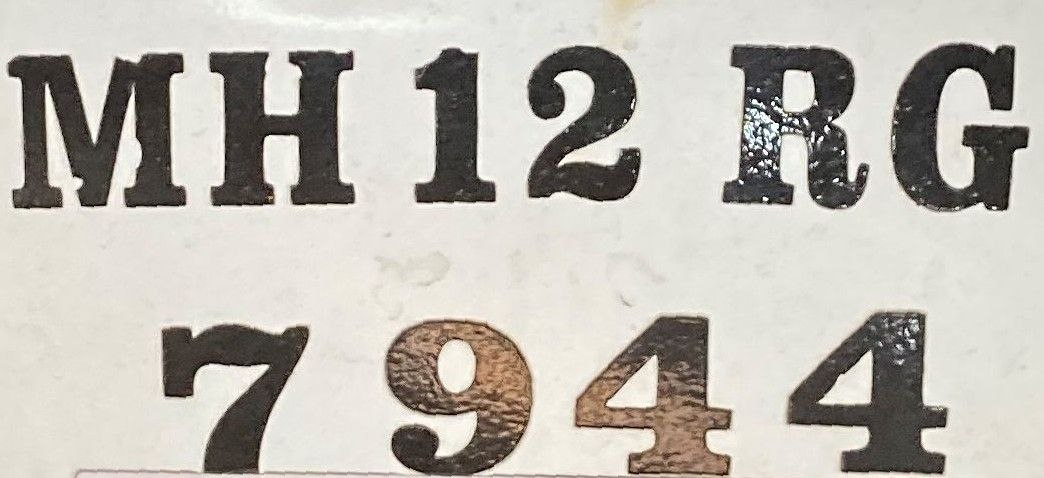
#> input picture cr_img.jpg, 1044 x 478 px
$ jupyter execute --allow-errors ch_ex.ipynb   (older library calls are emulated)
#> lines starting #> are read from the running program, lines starting #| are printed output that depends on the picture; after the words box and inside, x2 and y2 are one past the last pixel; in counts of white or black regions, pixels touching at a corner belong together
[cell 1]
import cv2
import os
import numpy as np
import matplotlib.pyplot as plt
import skimage

[cell 2]
# point to license plate image (works well with custom crop function)
gray = cv2.imread("cr_img.jpg", 0)
#> gray: shape (478, 1044); min 0, max 255, mean 185.3
cv2.imshow("input", gray)
cv2.waitKey(0)
gray = cv2.resize(gray, None, fx = 1, fy = 1, interpolation = cv2.INTER_CUBIC)
blur = cv2.GaussianBlur(gray, (5,5), 0)
gray = cv2.medianBlur(gray, 3)
# perform otsu thresh (using binary inverse since opencv contours work better with white text)
ret, thresh = cv2.threshold(blur, 0, 255, cv2.THRESH_OTSU | cv2.THRESH_BINARY_INV)
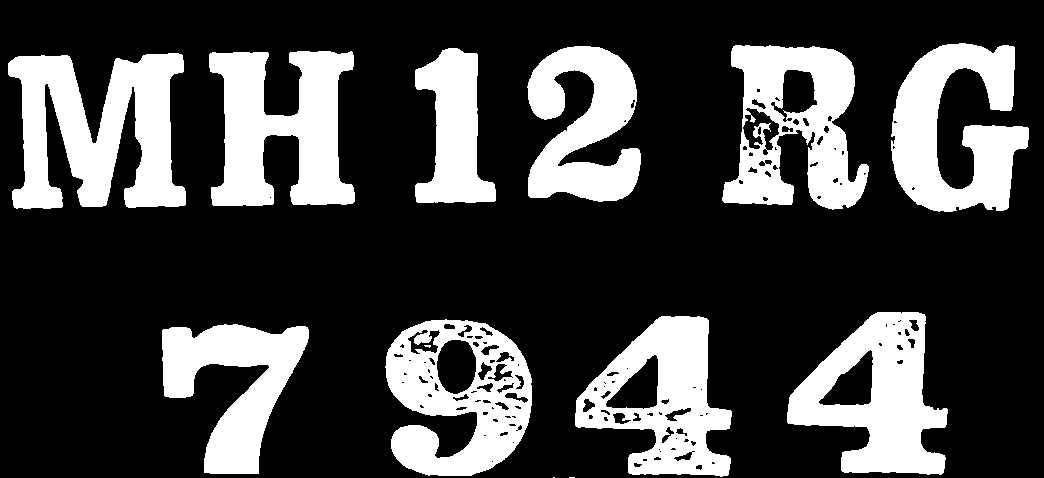
#> thresh: shape (478, 1044); 26% white; 13 white regions (3 under 20 px), largest, box (x1, y1, x2, y2) and area: (8, 53, 186, 209) 17430, (209, 51, 355, 206) 14579, (787, 312, 948, 475) 14160
#> ret = 148
cv2.imshow("Threshold", thresh)
cv2.waitKey(0)

[cell 3]
rect_kern = cv2.getStructuringElement(cv2.MORPH_RECT, (3,3))

# apply dilation
dilation = cv2.dilate(thresh, rect_kern, iterations = 1)
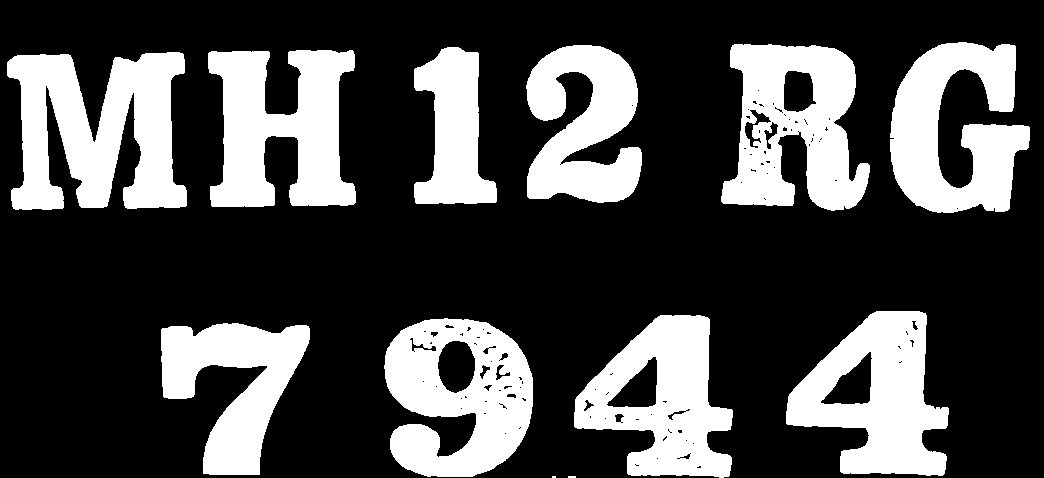
#> dilation: shape (478, 1044); 28.7% white; 12 white regions (2 under 20 px)
cv2.imshow("dilation", dilation)
cv2.waitKey(0)
# find contours

[cell 4]
# find contours
try:
    contours, hierarchy = cv2.findContours(dilation, cv2.RETR_TREE, cv2.CHAIN_APPROX_SIMPLE)
#> contours = 144 contours, 112 with area under 20; largest, box (x1, y1, x2, y2) and area: (7, 52, 187, 210) 18300, (384, 318, 533, 477) 17460, (721, 44, 870, 211) 16768, (786, 311, 949, 476) 16442, (574, 315, 733, 478) 15872
except:
    ret_img, contours, hierarchy = cv2.findContours(dilation, cv2.RETR_TREE, cv2.CHAIN_APPROX_SIMPLE)
sorted_contours = sorted(contours, key=lambda ctr: cv2.boundingRect(ctr)[0])
#> sorted_contours has the same summary as contours

#drawing these contours
blank = np.zeros((1500, 1500, 3), dtype='uint8')
cv2.drawContours(blank, contours ,-1, (0,255,0), 1)
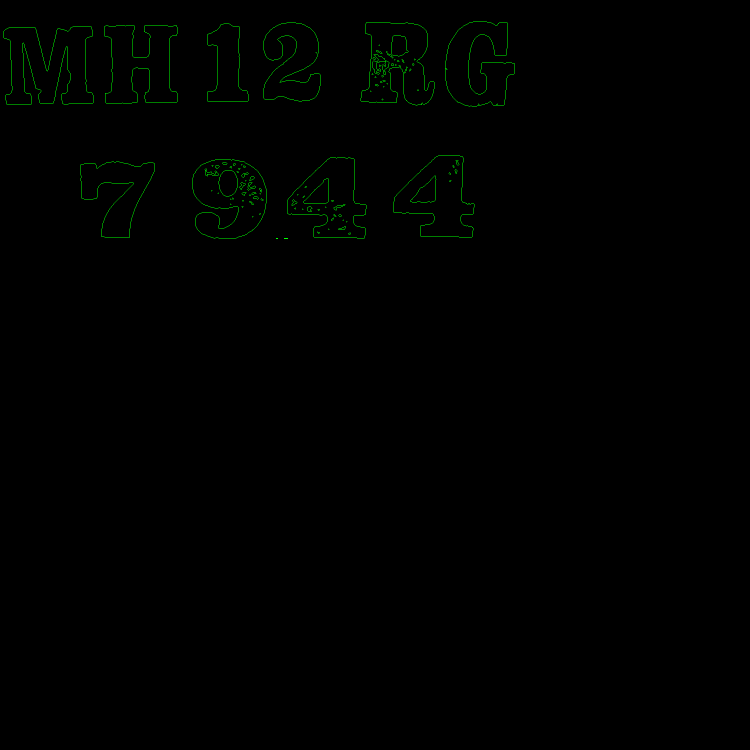
#> blank: shape (1500, 1500, 3) (shown at 1/2 size); mean of channels 0, 1, 2 0, 1.1, 0; drawn as B, G, R
cv2.imshow("contours drawn", blank)
cv2.waitKey(0)
cv2.destroyAllWindows()

[cell 5]
# create copy of image
from numpy import asarray
import sys
from skimage.exposure import histogram
im2 = gray.copy()

plate_num = ""
ROI_number = 0
# loop through contours and find letters in license plate
cnts = cv2.findContours(thresh, cv2.RETR_EXTERNAL, cv2.CHAIN_APPROX_SIMPLE)
#> cnts = 12 contours, 2 with area under 20; largest, box (x1, y1, x2, y2) and area: (8, 53, 186, 209) 16800, (385, 319, 532, 476) 16590, (722, 45, 869, 210) 15738, (787, 312, 948, 475) 15654, (575, 316, 732, 477) 15108
cnts = cnts[0] if len(cnts) == 2 else cnts[1]
for cnt in cnts:
    x,y,w,h = cv2.boundingRect(cnt)
    height, width = im2.shape

    # if height of box is not a quarter of total height then skip
    #if height / float(h) > 12: continue
    if height / float(h) > 122: continue
    ratio = h / float(w)
    # if height to width ratio is less than 1.5 skip
    if ratio < 0.5: continue
    area = h * w
    # if width is not more than 25 pixels skip
    #if width / float(w) > 15: continue
    if width / float(w) > 125: continue
    # if area is less than 100 pixels skip
    if area < 800: continue
    # draw the rectangle
   # im2 = im2.resize((35,35))
    rect = cv2.rectangle(im2, (x,y), (x+w+5, y+h+5), (0,255,0),2)
    roi = thresh[y-5:y+h+5, x-5:x+w+5]
    #roi = thresh[y:y, x:x]
    roi = cv2.bitwise_not(roi)
    roi = cv2.medianBlur(roi,7)
    rows , cols = roi.shape
    roi = roi[0:rows , 0:cols]
    #roi = roi.resize((35,35))
    plt.imshow(roi, cmap='gray')
    plt.show()

    ROI_number = ROI_number + 1

    # [5 lines of commented-out code are left out]

    '' 'normalization'''
    min = sys.maxsize
    max = -sys.maxsize
    image = roi.copy()
    image.resize((35,35))
    plt.imshow(image, cmap='gray')
    plt.show()
    np_image = asarray(image)
    if min > np_image.min():
        min = np_image.min()
    if max < np_image.max():
        max = np_image.max()

    np_image = np_image.astype('float32')
    #print("BEGINNING PIXEL VALUES", np_image)
    print('Data Type: %s' % np_image.dtype)
    print('Min: %.3f, Max: %.3f' % (np_image.min(), np_image.max()))
    np_image -= min
    np_image /= (max - min)
    print('Min: %.3f, Max: %.3f' % (np_image.min(), np_image.max()))
    #np.set_printoptions(threshold=np.inf)
    #print(np_image)
    print(np_image.shape)

    '''normalization end'''
#> this loop made 12 passes
#> (x, y, w, h, ratio, area, rows, cols) on passes 3 to 12: (162, 324, 147, 150, 1.02, 22050, 159, 157), (385, 319, 147, 157, 1.07, 23079, 164, 157), (575, 316, 157, 161, 1.03, 25277, 167, 167), (787, 312, 161, 163, 1.01, 26243, 171, 171), (8, 53, 178, 156, 0.876, 27768, 166, 188), (209, 51, 146, 155, 1.06, 22630, 165, 156), (415, 48, 81, 155, 1.91, 12555, 165, 91), (527, 46, 114, 156, 1.37, 17784, 166, 124), (722, 45, 147, 165, 1.12, 24255, 175, 157), (891, 43, 138, 169, 1.22, 23322, 179, 148)
#> (cnt, x, y, w, h) on passes 1 to 2: ([[569, 477], [574, 477]], 569, 477, 6, 1), ([[553, 477], [554, 477]], 553, 477, 2, 1)
#> (printed output is left out)
#> pass 3, `roi = thresh[y-5:y+h+5, x-5:x+w+5]`:
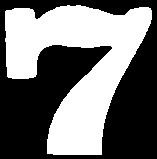
#> roi: shape (159, 157); 44.8% white; 1 white region, box (x1, y1, x2, y2) and area: (5, 5, 152, 155) 11182
#> after the loop:
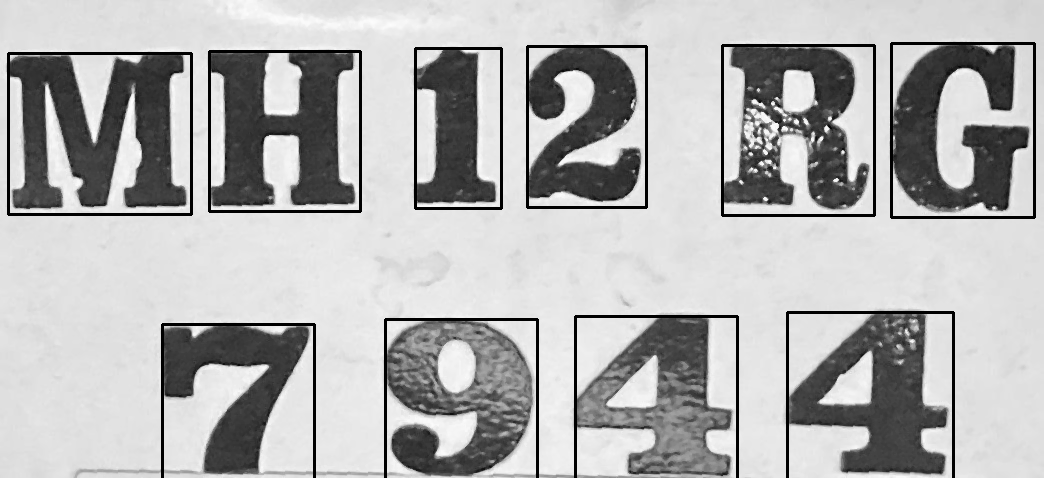
#> im2: shape (478, 1044); min 0, max 254, mean 178.2
#> after the loop:
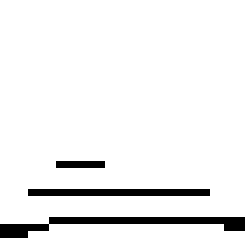
#> image: shape (35, 35) (shown 7 times larger); 93.9% white; black in thin lines or dots, all inside (x1, y1, x2, y2) = (0, 23, 35, 34)
#> after the loop, ROI_number = 10
    # [7 lines of commented-out code are left out]
plt.imshow(im2, cmap='gray')
plt.show()
np_image.shape
#> Out = (35, 35)

[cell 6]
image = roi.copy()
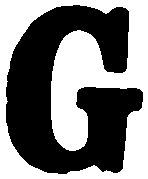
#> image: shape (179, 148); 48.5% white; 1 white region, box (x1, y1, x2, y2) and area: (0, 0, 148, 179) 12840
#> (the rest of this cell did not finish here and is left out)

[cell 7]
np.set_printoptions(threshold=np.inf)

[cell 8]
#sending images to particular folder

[cell 9]
#feature extraction
from skimage import filters
from skimage.exposure import histogram
import cv2

# prewitt kernel
h_edge = filters.prewitt_h(roi, mask=None)
v_edge = filters.prewitt_v(roi, mask=None)
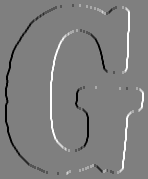
#> v_edge: shape (179, 148) float64; min -1, max 1, mean 2.3e-20; drawn with min black and max white

# Sobel Kernel
ed_sobel = filters.sobel(roi)
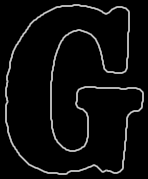
#> ed_sobel: shape (179, 148) float64; min 0, max 0.791, mean 0.0472

#canny algorithm
#can = feature.Canny(pixels)

[cell 10]
plt.imshow(v_edge, cmap='gray')

[cell 11]
plt.imshow(h_edge, cmap='gray')

[cell 12]
plt.imshow(ed_sobel, cmap='gray')

[cell 13]
from skimage.exposure import histogram
nm =0

hist, hist_centers = histogram(roi)
#> hist = 256 values, max 13652 at index 0, min 0 at index 1, mean 103.5; hist_centers = 256 values from 0 to 255

    #Plotting the Image and the Histogram of gray values
fig, axes = plt.subplots(1, 2, figsize=(8, 3))
axes[0].imshow(roi, cmap=plt.cm.gray)
axes[0].axis('off')
axes[1].plot(hist_centers, hist, lw=3)
axes[1].set_title('histogram of gray values')
nm =  nm +1
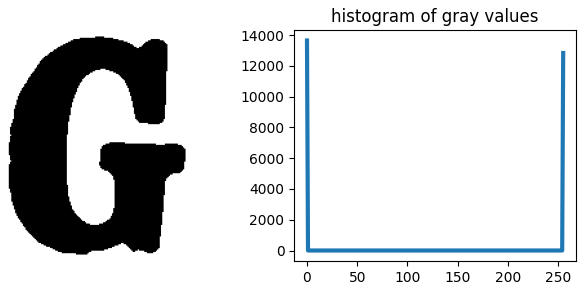
#> figure drawn by matplotlib, 2 panels; panel 2: curve peaks at x = 0, y = 13652

$ run again, with 12.jpg copied over cr_img.jpg
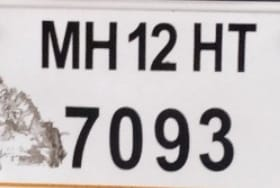
#> input picture 12.jpg, 280 x 188 px
#> `ret, thresh = cv2.threshold(blur, 0, 255, cv2.THRESH_OTSU | cv2.THRESH..`:
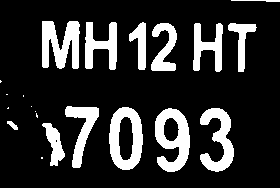
#> thresh: shape (188, 280); 18.3% white; 21 white regions (8 under 20 px), largest, box (x1, y1, x2, y2) and area: (155, 108, 190, 172) 1317, (109, 107, 143, 170) 1259, (42, 21, 80, 69) 1254
#> ret = 139
#> dilation: shape (188, 280); 23.8% white; 20 white regions (6 under 20 px)
#> contours = 22 contours, 6 with area under 20; largest, box (x1, y1, x2, y2) and area: (108, 106, 144, 171) 1878, (154, 107, 191, 173) 1748, (41, 20, 81, 70) 1457, (199, 107, 235, 173) 1290, (84, 21, 118, 71) 991
#> sorted_contours has the same summary as contours
#> cnts = 21 contours, 9 with area under 20; largest, box (x1, y1, x2, y2) and area: (109, 107, 143, 170) 1684, (155, 108, 190, 172) 1490, (42, 21, 80, 69) 1104, (200, 108, 234, 172) 984, (65, 106, 99, 168) 752
#> the loop `for cnt in cnts:` made 21 passes
#> (x, y, w, h, ratio, area, rows, cols) on passes 2, 6, 7, 8, 10, 15, 16, 17: (42, 123, 23, 43, 1.87, 989, 53, 33), (200, 108, 34, 64, 1.88, 2176, 74, 44), (155, 108, 35, 64, 1.83, 2240, 74, 45), (109, 107, 34, 63, 1.85, 2142, 73, 44), (65, 106, 34, 62, 1.82, 2108, 72, 44), (228, 23, 29, 49, 1.69, 1421, 59, 39), (193, 23, 30, 49, 1.63, 1470, 59, 40), (151, 23, 26, 48, 1.85, 1248, 58, 36)
#> (printed output is left out)
#> after the loop `for cnt in cnts:`: ROI_number = 11
#> hist = 256 values, max 1528 at index 255, min 0 at index 1, mean 10.88; hist_centers = 256 values from 0 to 255
#> `[cell 13] from skimage.exposure import histogram nm =0  hist, hist_cen..`:
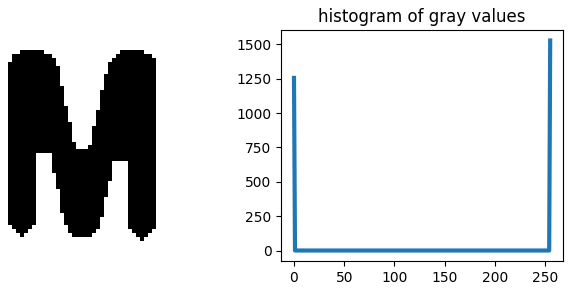
#> figure drawn by matplotlib, 2 panels; panel 2: curve peaks at x = 255, y = 1528

$ run again, with 13.jpg copied over cr_img.jpg
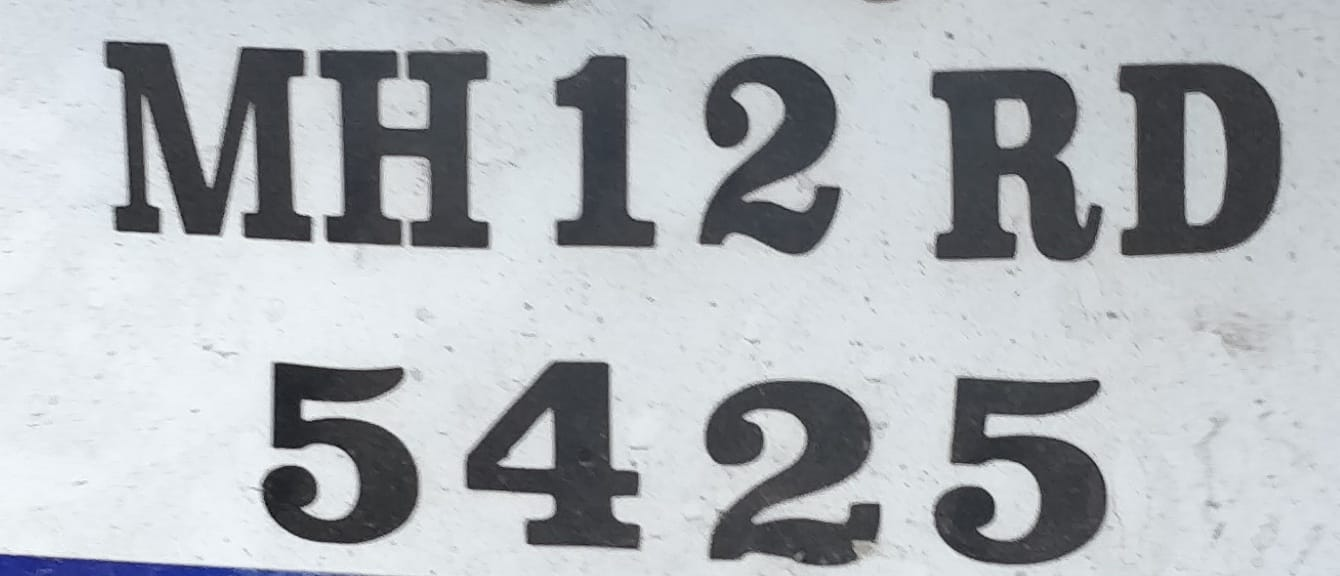
#> input picture 13.jpg, 1340 x 576 px
#> thresh: shape (576, 1340); 25.3% white; 14 white regions (1 under 20 px), largest, box (x1, y1, x2, y2) and area: (105, 41, 312, 242) 22944, (1118, 62, 1282, 257) 21682, (931, 68, 1103, 262) 21601
#> ret = 142
#> dilation: shape (576, 1340); 26.9% white; 14 white regions (1 under 20 px)
#> contours = 17 contours, 1 with area under 20; largest, box (x1, y1, x2, y2) and area: (1117, 61, 1283, 258) 26800, (104, 40, 313, 243) 23946, (930, 67, 1104, 263) 23646, (317, 49, 490, 250) 21802, (704, 379, 882, 567) 20772
#> sorted_contours has the same summary as contours
#> cnts = 14 contours, 2 with area under 20; largest, box (x1, y1, x2, y2) and area: (1118, 62, 1282, 257) 26048, (931, 68, 1103, 262) 22583, (105, 41, 312, 242) 22194, (318, 50, 489, 249) 20466, (465, 361, 641, 550) 19834
#> the loop `for cnt in cnts:` made 14 passes
#> (x, y, w, h, ratio, area, rows, cols) on passes 2 to 9: (705, 380, 176, 186, 1.06, 32736, 196, 186), (933, 377, 174, 188, 1.08, 32712, 198, 184), (261, 362, 158, 182, 1.15, 28756, 192, 168), (465, 361, 176, 189, 1.07, 33264, 199, 186), (931, 68, 172, 194, 1.13, 33368, 204, 182), (1118, 62, 164, 195, 1.19, 31980, 205, 174), (699, 55, 142, 200, 1.41, 28400, 210, 152), (555, 55, 101, 193, 1.91, 19493, 203, 111)
#> (printed output is left out)
#> after the loop `for cnt in cnts:`: ROI_number = 10
#> hist = 256 values, max 22934 at index 0, min 0 at index 1, mean 178.9; hist_centers = 256 values from 0 to 255
#> `[cell 13] from skimage.exposure import histogram nm =0  hist, hist_cen..`:
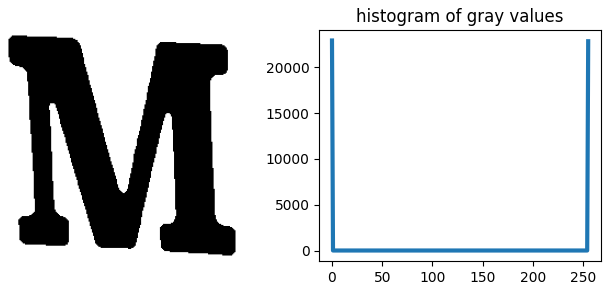
#> figure drawn by matplotlib, 2 panels; panel 2: curve peaks at x = 0, y = 22934
